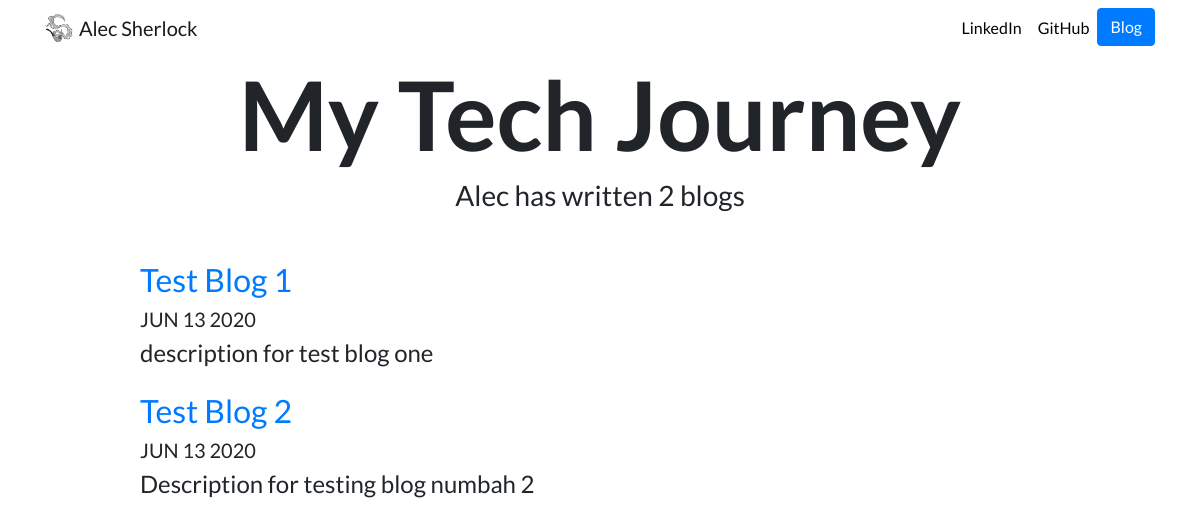
Screenshot of /blog/ with the database file from the repository.
### blog/models.py (models this page shows, shortened)
class Blog(models.Model):
    title = models.CharField(max_length=200, default='')
    description = models.TextField(default='')
    body = models.TextField(default='')
    date = models.DateField()

### blog/views.py (the view)
# urls.py: path('', views.all_blogs, name = 'all_blogs'),
def all_blogs(request):
    blogs = Blog.objects.order_by('-date')
    return render(request, 'blog/all_blogs.html', {'blogs':blogs})

### blog/templates/blog/all_blogs.html
{% extends 'personalPortfolio/base.html' %}
{% load static %}
{% block content %}
    <h1 id="blogtitle" class="font-weight-bold text-center"> My Tech Journey</h1>
    <h3 class="text-center mb-5">Alec has written {{ blogs.count }} blog{{ blogs.count|pluralize }}</h3>
    {% for blog in blogs %}
        <div class="row justify-content-center my-3">
            <div class="col-md-10">
                <a href="{% url 'blog:detail' blog.id %}"><h2>{{ blog.title }}</h2></a>
                <h5>{{ blog.date|date:'M d Y' | upper }}</h5>
                <h4>{{ blog.description | striptags | truncatechars:200 }}</h4>
            </div>
        </div>
    {% endfor %}
    {% endblock %}

### portfolio/static/portfolio/custom.css (style rules this page uses)
body { font-family: 'Lato', sans-serif; }
#blogtitle { font-size: 6rem; }

### rows the page displays
Blog: title "Test Blog 1", date "JUN 13 2020", description "description for test blog one"
Blog: title "Test Blog 2", date "JUN 13 2020", description "Description for testing blog numbah 2"

### other values shown
{{ blogs.count }} "2"
